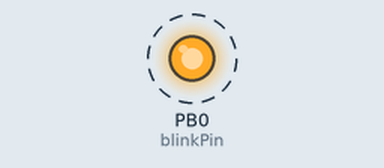
Recording of a sketch running on a simulated ATtiny85, built with avr-gcc and run on an emulated ATtiny85. On the bench: output pins drawn as LEDs (lit = HIGH). Dashed ring = blinking.

Above: at 0.2 s.
Timing chart, 0 to 3.0 s (numbered marks = the images above):
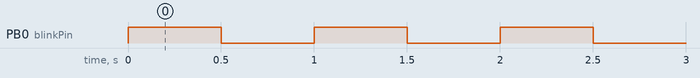

Measured:
- by itself, PB0 (blinkPin): alternates HIGH for 0.50 s and LOW for 0.50 s

The sketch:

demo_sketch.ino
```cpp
int blinkPin = 0;

void setup()
{
  pinMode(blinkPin, OUTPUT);
}

void loop()
{
  digitalWrite(blinkPin, HIGH);
  delay(500);
  digitalWrite(blinkPin, LOW);
  delay(500);
}
```
